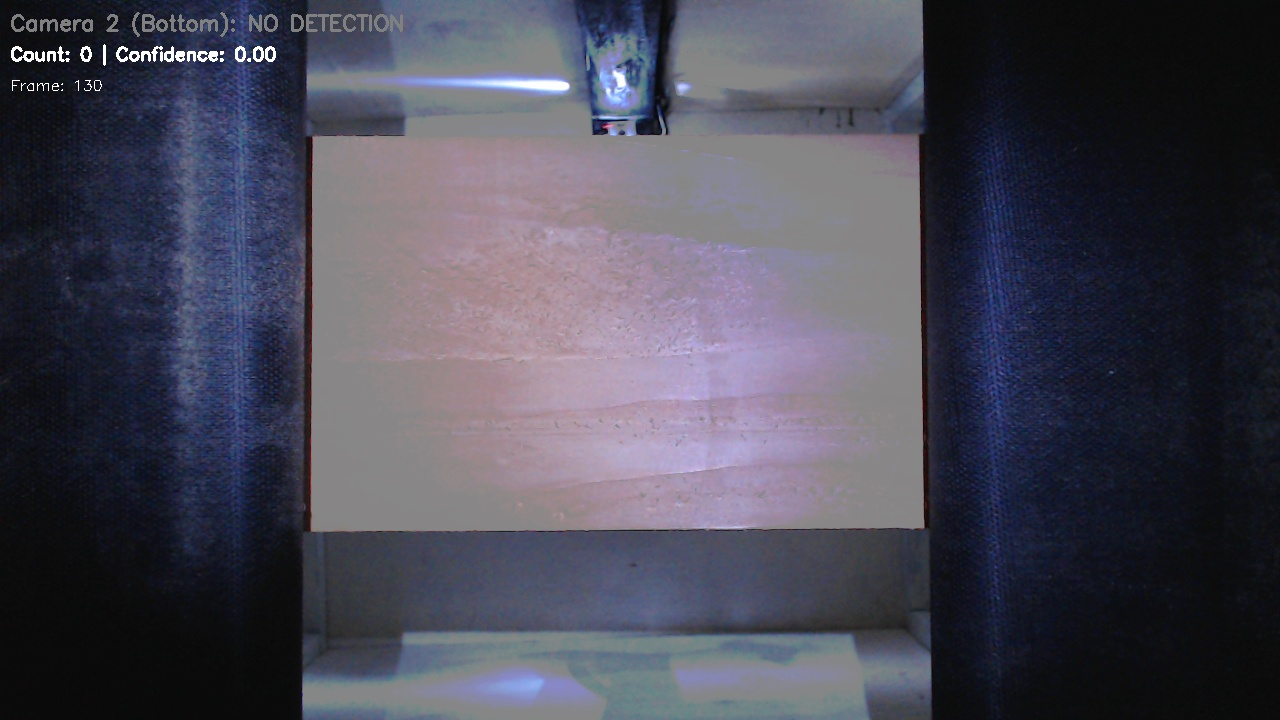
#> input picture captured_frames/BottomPanel_130.jpg, 1280 x 720 px, given in place of the camera
$ python color_wood_detector.py
#> lines starting #> are read from the running program, lines starting #| are printed output that depends on the picture; after the words box and inside, x2 and y2 are one past the last pixel; in counts of white or black regions, pixels touching at a corner belong together
#> in main, frame0 is the input picture: shape (720, 1280, 3); mean B, G, R 86.2, 72.5, 73.1
#| 🪵 Starting comprehensive wood detection on image shape: (720, 1280, 3)
#!/usr/bin/env python3
"""
Color-based Wood Detection with 4-Point Rectangle Detection
This module provides robust wood detection using:
1. HSV color analysis for wood tones
2. Contour detection for rectangular shapes
3. Automatic ROI generation
4. Adaptive thresholding
"""

import cv2
import numpy as np
import json
from typing import List, Tuple, Dict, Optional

class ColorWoodDetector:
    def __init__(self):
        self.wood_color_profiles = {
            'top_panel': {
                'hsv_lower': np.array([85, 10, 100]),  # Expanded minimum HSV values for the top panel
                'hsv_upper': np.array([125, 40, 240]),  # Expanded maximum HSV values for the top panel
                'name': 'Top Panel Wood'
            },
            'bottom_panel': {
                'hsv_lower': np.array([110, 15, 100]),  # Expanded minimum HSV values for the bottom panel
                'hsv_upper': np.array([150, 25, 100]),  # Tightened maximum HSV values for the bottom panel to exclude bright white regions
                'name': 'Bottom Panel Wood'
            }
        }

        # Detection parameters
        self.min_contour_area = 3000      # Minimum area for wood detection
        self.max_contour_area = 500000    # Maximum area for wood detection
        self.min_aspect_ratio = 1.0       # Minimum width/height ratio for plank
        self.max_aspect_ratio = 10.0      # Maximum width/height ratio for plank
        self.contour_approximation = 0.02 # Epsilon for contour approximation

        # Morphological operations
        self.morph_kernel_size = 7
        self.closing_iterations = 3
        self.opening_iterations = 1

        # Pixel to mm conversion parameters for width measurement
        self.pixel_per_mm_top = 2.96     # Placeholder: calibrate based on top camera distance (31cm)

    def calculate_width_mm(self, bbox_pixels: int, camera: str = 'top') -> float:
        """Calculate width in mm from bounding box dimension in pixels using pixel_per_mm factors"""
        if camera == 'top':
            return bbox_pixels / self.pixel_per_mm_top
        else:
            raise ValueError("Camera must be 'top'")

    # [62 lines left out: function analyze_image_colors, not called in this run]

    def detect_wood_by_color(self, image: np.ndarray, profile_names: List[str] = None) -> Tuple[np.ndarray, List[Dict]]:
        """Detect wood using color profiles"""
        if profile_names is None:
            profile_names = list(self.wood_color_profiles.keys())

        hsv = cv2.cvtColor(image, cv2.COLOR_BGR2HSV)
#> hsv: shape (432, 1280, 3); mean H, S, V 123.2, 70.9, 97.2
        # Apply histogram equalization on V channel for better lighting compensation
        h, s, v = cv2.split(hsv)
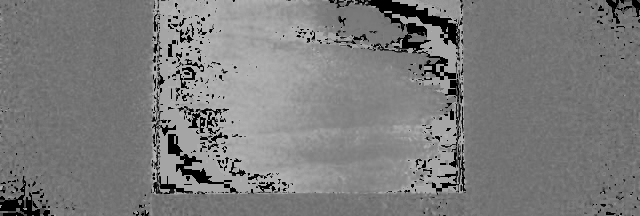
#> h: shape (432, 1280) (shown at 1/2 size); min 0, max 179, mean 123.2
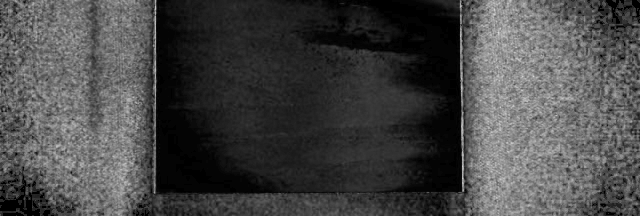
#> s: shape (432, 1280) (shown at 1/2 size); min 0, max 255, mean 70.9
        v = cv2.equalizeHist(v)
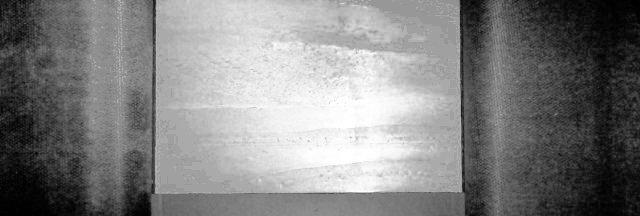
#> v: shape (432, 1280) (shown at 1/2 size); min 0, max 255, mean 128.6
        hsv = cv2.merge([h, s, v])
#> hsv: shape (432, 1280, 3); mean H, S, V 123.2, 70.9, 128.6
        combined_mask = np.zeros(hsv.shape[:2], dtype=np.uint8)

        detections = []

        print(f"🎨 Using profiles: {profile_names}")

        # Combine masks from selected profiles
        for profile_name in profile_names:
            if profile_name in self.wood_color_profiles:
                profile = self.wood_color_profiles[profile_name]
                mask = cv2.inRange(hsv, profile['hsv_lower'], profile['hsv_upper'])
                mask_pixels = cv2.countNonZero(mask)
                total_pixels = hsv.shape[0] * hsv.shape[1]
                mask_percentage = (mask_pixels / total_pixels) * 100
                print(f"  📊 {profile_name}: HSV range {profile['hsv_lower']} - {profile['hsv_upper']}, mask {mask_pixels} pixels ({mask_percentage:.1f}%)")
                combined_mask = cv2.bitwise_or(combined_mask, mask)
#> this loop made 2 passes
#> (mask_pixels, mask_percentage) on passes 1 to 2: (14838, 2.68), (63, 0.0114)
#> (printed output is left out)
#> pass 1, in detect_wood_by_color, `mask = cv2.inRange(hsv, profile['hsv_lower'], profile['hsv_upper'])`:
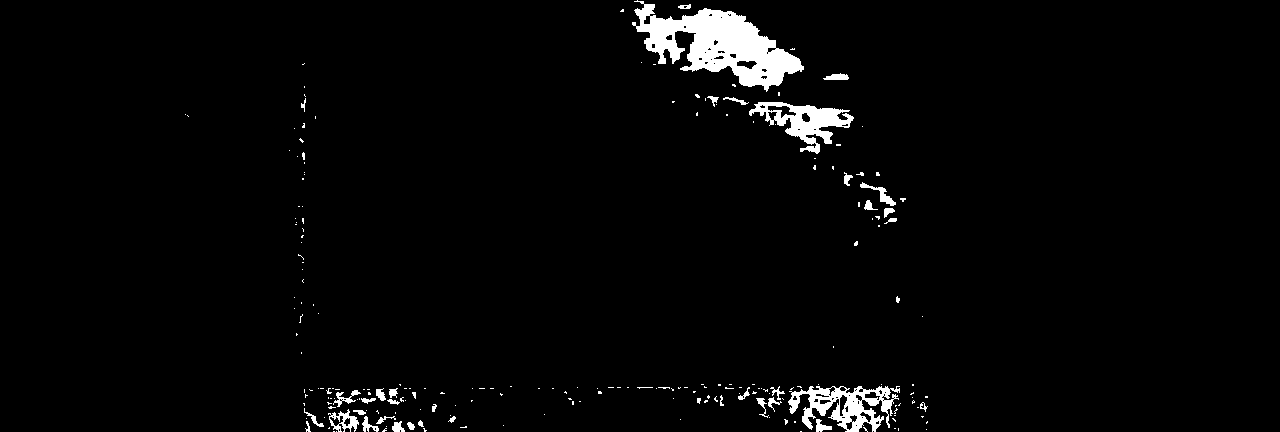
#> mask: shape (432, 1280); 2.7% white; 217 white regions (180 under 20 px), largest, box (x1, y1, x2, y2) and area: (632, 0, 804, 92) 6971, (788, 386, 900, 432) 2447, (749, 102, 854, 154) 2108

        pre_morph_pixels = cv2.countNonZero(combined_mask)
#> pre_morph_pixels = 14857
        pre_morph_percentage = (pre_morph_pixels / total_pixels) * 100
#> pre_morph_percentage = 2.69
        print(f"🔧 Pre-morph combined mask: {pre_morph_pixels} pixels ({pre_morph_percentage:.1f}%)")
#| 🔧 Pre-morph combined mask: 14857 pixels (2.7%)

        # Clean up mask with morphological operations
        kernel = cv2.getStructuringElement(cv2.MORPH_ELLIPSE, (self.morph_kernel_size, self.morph_kernel_size))
        combined_mask = cv2.morphologyEx(combined_mask, cv2.MORPH_CLOSE, kernel, iterations=self.closing_iterations)
#> combined_mask: shape (432, 1280); 4.9% white; 47 white regions (31 under 20 px), largest, box (x1, y1, x2, y2) and area: (620, 0, 857, 170) 12890, (684, 384, 928, 432) 7131, (303, 384, 467, 432) 4413
        combined_mask = cv2.dilate(combined_mask, kernel, iterations=1)
#> combined_mask: shape (432, 1280); 6.7% white; 29 white regions, largest, box (x1, y1, x2, y2) and area: (617, 0, 866, 173) 15541, (634, 381, 931, 432) 9077, (300, 381, 470, 432) 5859
        combined_mask = cv2.morphologyEx(combined_mask, cv2.MORPH_OPEN, kernel, iterations=self.opening_iterations)

        post_morph_pixels = cv2.countNonZero(combined_mask)
#> post_morph_pixels = 36858
        post_morph_percentage = (post_morph_pixels / total_pixels) * 100
#> post_morph_percentage = 6.67
        print(f"🔧 Post-morph combined mask: {post_morph_pixels} pixels ({post_morph_percentage:.1f}%)")
#| 🔧 Post-morph combined mask: 36858 pixels (6.7%)

        return combined_mask, detections

    def detect_rectangular_contours(self, mask: np.ndarray) -> List[Dict]:
        """Detect rectangular contours that could be wood planks"""
        contours, _ = cv2.findContours(mask, cv2.RETR_EXTERNAL, cv2.CHAIN_APPROX_SIMPLE)

        print(f"📐 Found {len(contours)} total contours")

        wood_candidates = []
        rejected_area = 0
        rejected_aspect = 0

        for i, contour in enumerate(contours):
            area = cv2.contourArea(contour)

            # Filter by area
            if area < self.min_contour_area or area > self.max_contour_area:
                rejected_area += 1
                print(f"  ❌ Contour {i}: area {area:.0f} out of range [{self.min_contour_area}, {self.max_contour_area}]")
                continue

            # Get bounding rectangle
            x, y, w, h = cv2.boundingRect(contour)
            aspect_ratio = max(w, h) / min(w, h)

            # Filter by aspect ratio (wood planks are typically rectangular)
            if aspect_ratio < self.min_aspect_ratio or aspect_ratio > self.max_aspect_ratio:
                rejected_aspect += 1
                print(f"  ❌ Contour {i}: aspect {aspect_ratio:.2f} out of range [{self.min_aspect_ratio}, {self.max_aspect_ratio}]")
                continue

            # Approximate contour to polygon
            epsilon = self.contour_approximation * cv2.arcLength(contour, True)
            approx = cv2.approxPolyDP(contour, epsilon, True)

            # Calculate additional metrics
            hull = cv2.convexHull(contour)
            hull_area = cv2.contourArea(hull)
            solidity = area / hull_area if hull_area > 0 else 0

            # Get rotated rectangle for better angle detection
            rect = cv2.minAreaRect(contour)
            box = cv2.boxPoints(rect)
            box = np.intp(box)

            confidence = self._calculate_wood_confidence(area, aspect_ratio, solidity, len(approx))

            wood_candidate = {
                'contour': contour,
                'approx_points': approx,
                'bbox': (x, y, w, h),
                'area': area,
                'aspect_ratio': aspect_ratio,
                'solidity': solidity,
                'vertices': len(approx),
                'rotated_rect': rect,
                'corner_points': box,
                'confidence': confidence
            }

            wood_candidates.append(wood_candidate)
            print(f"  ✅ Contour {i}: area {area:.0f}, aspect {aspect_ratio:.2f}, solidity {solidity:.2f}, confidence {confidence:.2f}")

        print(f"📊 Contour filtering: {len(contours)} total, {rejected_area} rejected by area, {rejected_aspect} by aspect, {len(wood_candidates)} candidates")

        # Sort by confidence
        wood_candidates.sort(key=lambda x: x['confidence'], reverse=True)

        return wood_candidates

    def _calculate_wood_confidence(self, area: float, aspect_ratio: float, solidity: float, vertices: int) -> float:
        """Calculate confidence score for wood detection"""
        confidence = 0.0

        # Area score (larger is better, up to a point)
        if 10000 <= area <= 100000:
            confidence += 0.3
        elif area > 5000:
            confidence += 0.2

        # Aspect ratio score (rectangular is better)
        if 2.0 <= aspect_ratio <= 6.0:
            confidence += 0.3
        elif 1.5 <= aspect_ratio <= 8.0:
            confidence += 0.2

        # Solidity score (more solid shapes are better)
        if solidity > 0.7:
            confidence += 0.2
        elif solidity > 0.5:
            confidence += 0.1

        # Vertex count score (4-6 vertices for rectangular shapes)
        if vertices == 4:
            confidence += 0.2
        elif 4 <= vertices <= 6:
            confidence += 0.1

        return min(confidence, 1.0)

    def generate_auto_roi(self, wood_candidates: List[Dict], image_shape: Tuple) -> Optional[Tuple[int, int, int, int]]:
        """Generate automatic ROI based on detected wood"""
        if not wood_candidates:
            return None

        # Use the highest confidence detection
        best_candidate = wood_candidates[0]
        x, y, w, h = best_candidate['bbox']

        # Add some padding around the detected wood
        padding_x = int(w * 0.1)  # 10% padding
        padding_y = int(h * 0.1)

        roi_x1 = max(0, x - padding_x)
        roi_y1 = max(0, y - padding_y)
        roi_x2 = min(image_shape[1], x + w + padding_x)
        roi_y2 = min(image_shape[0], y + h + padding_y)

        return (roi_x1, roi_y1, roi_x2 - roi_x1, roi_y2 - roi_y1)

    def detect_wood_comprehensive(self, image: np.ndarray, profile_names: List[str] = None, roi: Tuple[int, int, int, int] = None) -> Dict:
        """Comprehensive wood detection combining color and shape analysis"""

        print(f"🪵 Starting comprehensive wood detection on image shape: {image.shape}")

        # Step 1: Color-based detection with optional ROI
        if roi is not None:
            x, y, w, h = roi
            cropped = image[y:y+h, x:x+w]
            color_mask_cropped, _ = self.detect_wood_by_color(cropped, profile_names)
            color_mask = np.zeros(image.shape[:2], dtype=np.uint8)
            color_mask[y:y+h, x:x+w] = color_mask_cropped
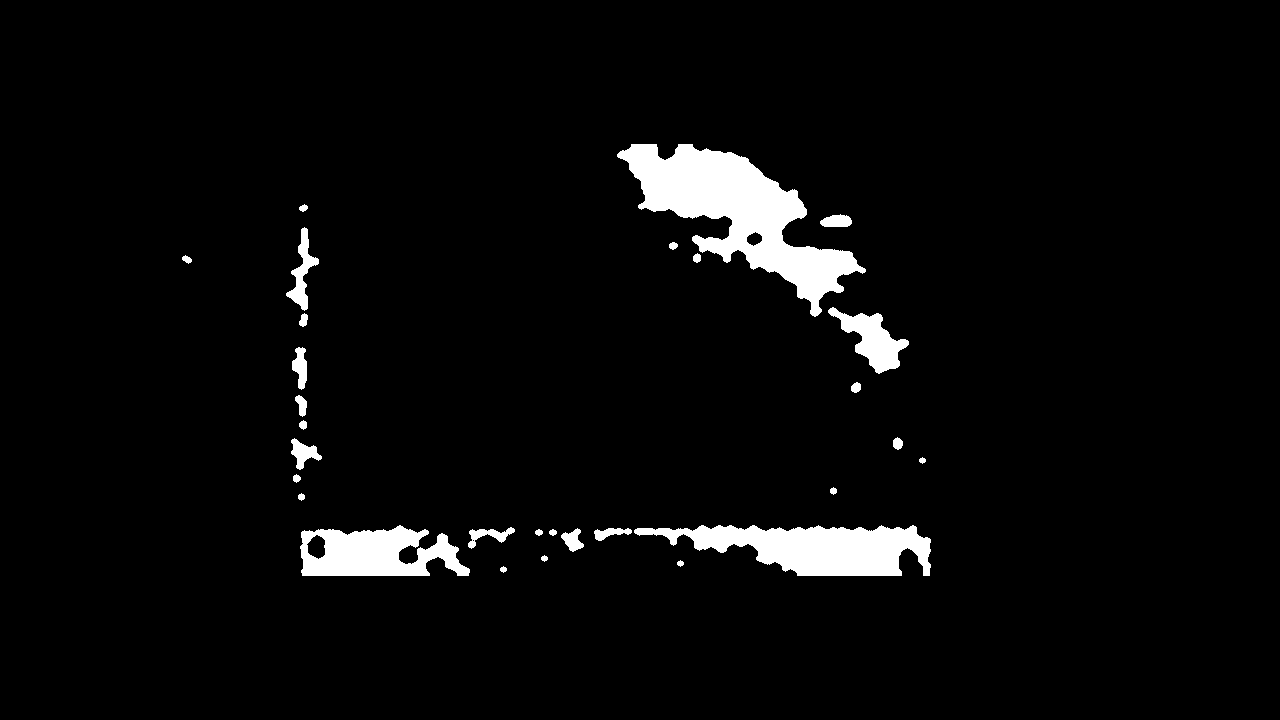
#> color_mask: shape (720, 1280); 4% white; 29 white regions
        else:
            color_mask, _ = self.detect_wood_by_color(image, profile_names)

        mask_pixels = cv2.countNonZero(color_mask)
#> mask_pixels = 36858
        total_pixels = image.shape[0] * image.shape[1]
#> (the rest of the program and of its run is left out)
